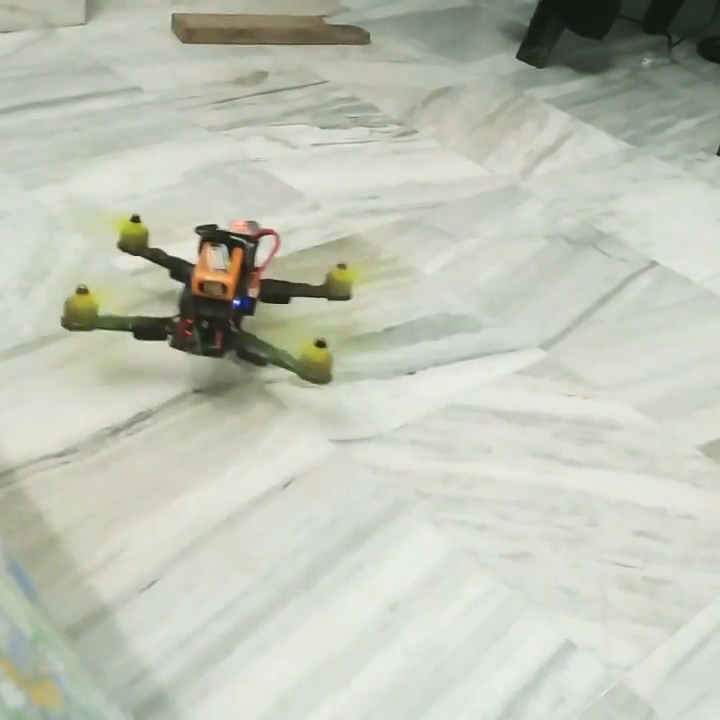
#> input picture frame 30 of drone.mp4, 720 x 720 px
$ python sand.py
#> lines starting #> are read from the running program, lines starting #| are printed output that depends on the picture; after the words box and inside, x2 and y2 are one past the last pixel; in counts of white or black regions, pixels touching at a corner belong together
import cv2
import numpy as np
import os

video_path = 'drone.mp4'
output_dir = 'output'
os.makedirs(output_dir, exist_ok=True)

cap = cv2.VideoCapture(video_path)
start_box = (200, 5, 200, 130)  # (x, y, width, height)

# Read first frame
ret, old_frame = cap.read()
#> old_frame is the input picture: shape (720, 720, 3); mean B, G, R 182, 195.8, 192.3
if not ret:
    raise RuntimeError("Cannot read video")

old_gray = cv2.cvtColor(old_frame, cv2.COLOR_BGR2GRAY)
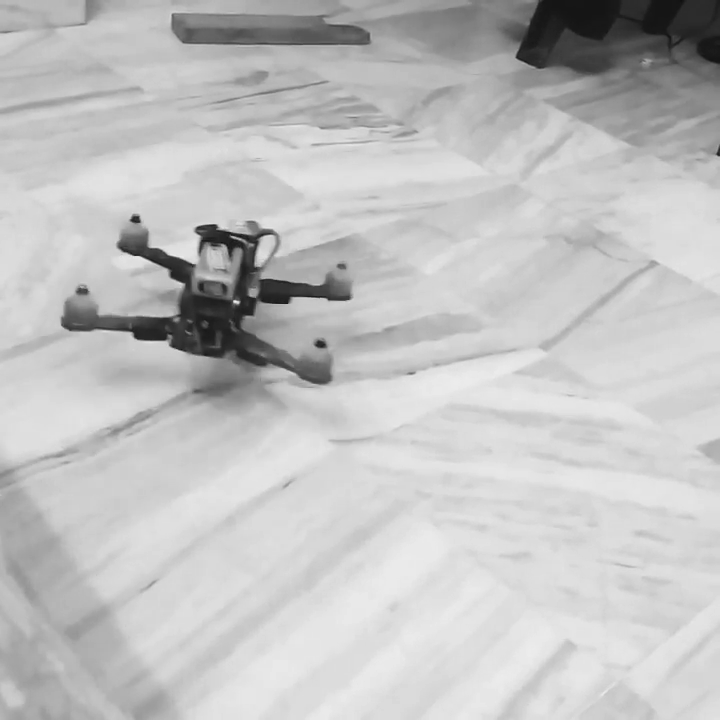
#> old_gray: shape (720, 720); min 15, max 242, mean 193.2

# Detect good features to track inside the start box
x, y, w, h = start_box
mask_roi = np.zeros_like(old_gray)
mask_roi[y:y+h, x:x+w] = 255

feature_params = dict(maxCorners=200, qualityLevel=0.01, minDistance=7, blockSize=7)
p0 = cv2.goodFeaturesToTrack(old_gray, mask=mask_roi, **feature_params)
#> p0 = 87 rows, first 8: [367, 41], [367, 33], [324, 19], [267, 74], [321, 127], [370, 131], [327, 81], [379, 110]

if p0 is None:
    raise RuntimeError("No features found in start box")

# Lucas-Kanade optical flow parameters
lk_params = dict(winSize=(15, 15), maxLevel=2,
                 criteria=(cv2.TERM_CRITERIA_EPS | cv2.TERM_CRITERIA_COUNT, 10, 0.03))

# Save frame 0 with start box
cv2.rectangle(old_frame, (x, y), (x + w, y + h), (0, 255, 0), 2)
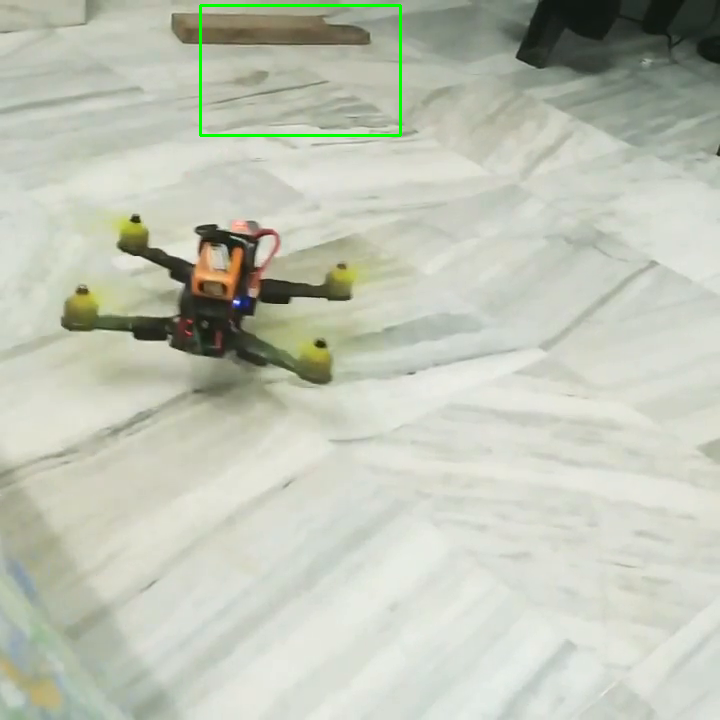
#> old_frame: shape (720, 720, 3); 0.38% of pixels changed, all inside (x1, y1, x2, y2) = (199, 4, 402, 137)
cv2.imwrite(os.path.join(output_dir, "frame_0000.jpg"), old_frame)

frame_idx = 0
while cap.isOpened():
    ret, frame = cap.read()
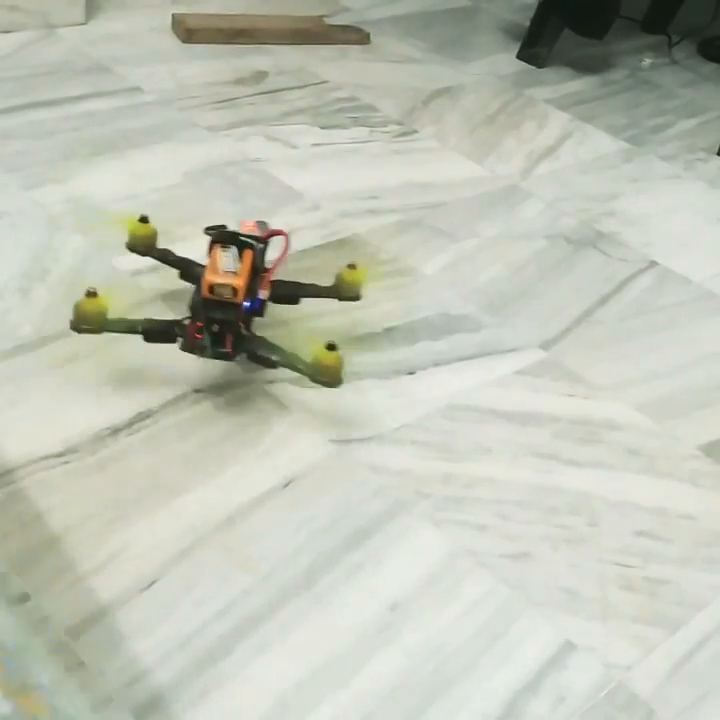
#> input picture frame 31 of drone.mp4, 720 x 720 px
#> frame is the input picture: shape (720, 720, 3); mean B, G, R 181.5, 195.7, 192.1
    if not ret:
        break
    frame_idx += 1
    frame_gray = cv2.cvtColor(frame, cv2.COLOR_BGR2GRAY)
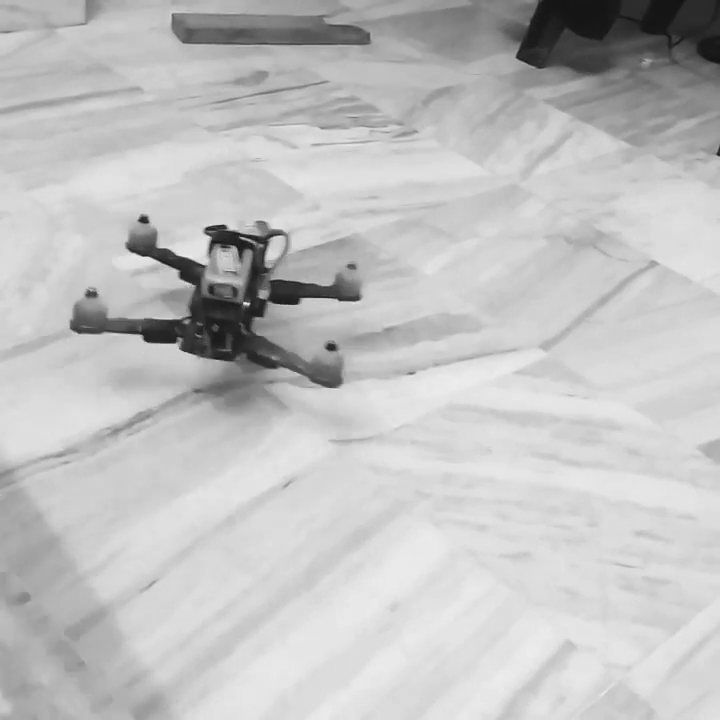
#> frame_gray: shape (720, 720); min 15, max 244, mean 193
    print("Processing frame", frame_idx)

    # Calculate optical flow
    p1, status, err = cv2.calcOpticalFlowPyrLK(old_gray, frame_gray, p0, None, **lk_params)
#> p1 = 87 rows, first 8: [367.1, 40.99], [367.1, 33.24], [324, 19], [267.2, 73.87], [321.2, 127.1], [370.1, 131], [327.1, 81.01], [378.6, 110.1]; status = 87 values from 1 to 1; err = 87 values, max 1.34 at index 1, min 0 at index 2, mean 0.292

    # Keep only good points
    mask = status.flatten() == 1
    good_new = p1[mask].reshape(-1, 2)
#> good_new = 87 pairs, first value 204.9 to 395.1, second value 10 to 134.1
    good_old = p0[mask].reshape(-1, 2)
#> good_old = 87 pairs, first value 205 to 395, second value 10 to 134
    # Compute average position and standard deviation of good_new points
    avg_pos = np.mean(good_new, axis=0)
#> avg_pos = [299.7, 81.45]
    std_pos = np.std(good_new, axis=0)
#> std_pos = [55.11, 37.01]
    # print(f"Average position: {avg_pos}, Standard deviation: {std_pos}")
    # Discard points not within 1 standard deviation of the average
    within_std = np.all(np.abs(good_new - avg_pos) <= std_pos*2, axis=1)
    good_new = good_new[within_std]
    good_old = good_old[within_std]
    print(f"Tracking {len(good_new)} points after filtering")
#| Tracking 87 points after filtering

    if len(good_new) == 0:
        print(f"Lost tracking at frame {frame_idx}")
        break

    # Compute bounding box from tracked points
    bx = int(np.min(good_new[:, 0]))
#> bx = 204
    by = int(np.min(good_new[:, 1]))
#> by = 9
    bx2 = int(np.max(good_new[:, 0]))
#> bx2 = 395
    by2 = int(np.max(good_new[:, 1]))
#> by2 = 134

    # Bounding box is the min/max of the tracked points
    new_x = bx
#> new_x = 204
    new_y = by
#> new_y = 9
    w = bx2 - bx
#> w = 191
    h = by2 - by
#> h = 125

    # Save every 10 frames
    if frame_idx % 10 == 0:
        display = frame.copy()
        for pt in good_new:
            cv2.circle(display, (int(pt[0]), int(pt[1])), 3, (0, 0, 255), -1)
        cv2.rectangle(display, (new_x, new_y), (new_x + w, new_y + h), (0, 255, 0), 2)
        cv2.putText(display, f"Frame {frame_idx}", (10, 30),
                    cv2.FONT_HERSHEY_SIMPLEX, 1, (0, 255, 0), 2)
        filename = os.path.join(output_dir, f"frame_{frame_idx:04d}.jpg")
        cv2.imwrite(filename, display)
        print(f"Saved {filename}")

    # Re-detect features around bounding box edges every 10 frames
    if frame_idx % 10 == 0:
        pad = int(((w+h)/2)*0.5)  # Pad is 20% of average dimension
        print("pad:", pad)
        edge_mask = np.zeros_like(frame_gray)
        # Outer rectangle
        ox1 = max(0, new_x - pad)
        oy1 = max(0, new_y - pad)
        ox2 = min(frame_gray.shape[1], new_x + w + pad)
        oy2 = min(frame_gray.shape[0], new_y + h + pad)
        edge_mask[oy1:oy2, ox1:ox2] = 255
        # Cut out the interior so we only detect on edges
        ix1 = min(ox2, new_x + pad)
        iy1 = min(oy2, new_y + pad)
        ix2 = max(ox1, new_x + w - pad)
        iy2 = max(oy1, new_y + h - pad)
        if ix1 < ix2 and iy1 < iy2:
            edge_mask[iy1:iy2, ix1:ix2] = 0
        new_pts = cv2.goodFeaturesToTrack(frame_gray, mask=edge_mask, **feature_params)
        if new_pts is not None:
            new_pts = new_pts.reshape(-1, 2)
            # Remove duplicates that are too close to existing points
            existing = good_new
            keep = []
            for pt in new_pts:
                dists = np.linalg.norm(existing - pt, axis=1)
                if np.min(dists) > feature_params['minDistance']:
                    keep.append(pt)
            if keep:
                good_new = np.vstack([good_new, np.array(keep)])
                print(f"Added {len(keep)} new points, total: {len(good_new)}")

    # Update for next iteration
    old_gray = frame_gray.copy()
    p0 = good_new.reshape(-1, 1, 2)
#> p0 has the same summary as p1

cap.release()
print("Done")

$ run again, starting later in the video
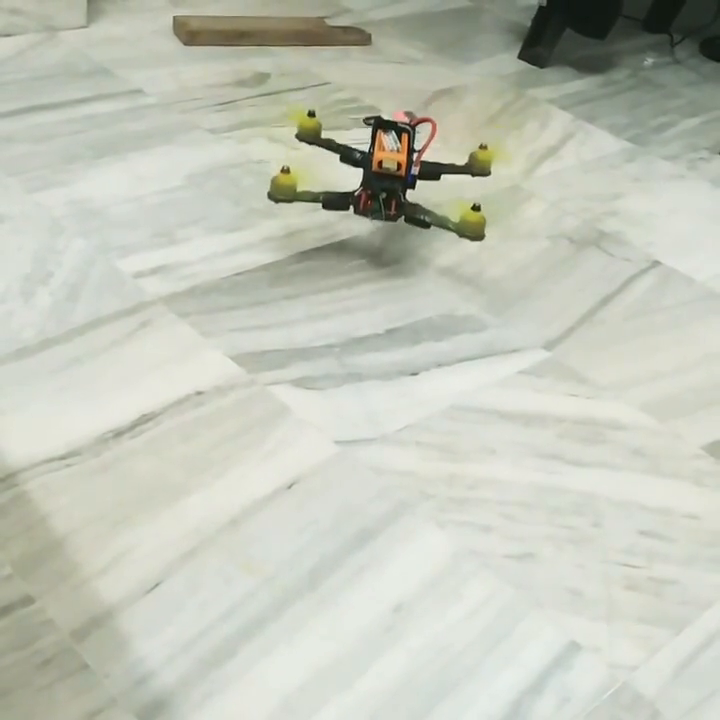
#> input picture frame 138 of drone.mp4, 720 x 720 px
#> old_frame is the input picture: shape (720, 720, 3); mean B, G, R 185, 198.1, 194.6
#> `old_gray = cv2.cvtColor(old_frame, cv2.COLOR_BGR2GRAY)`:
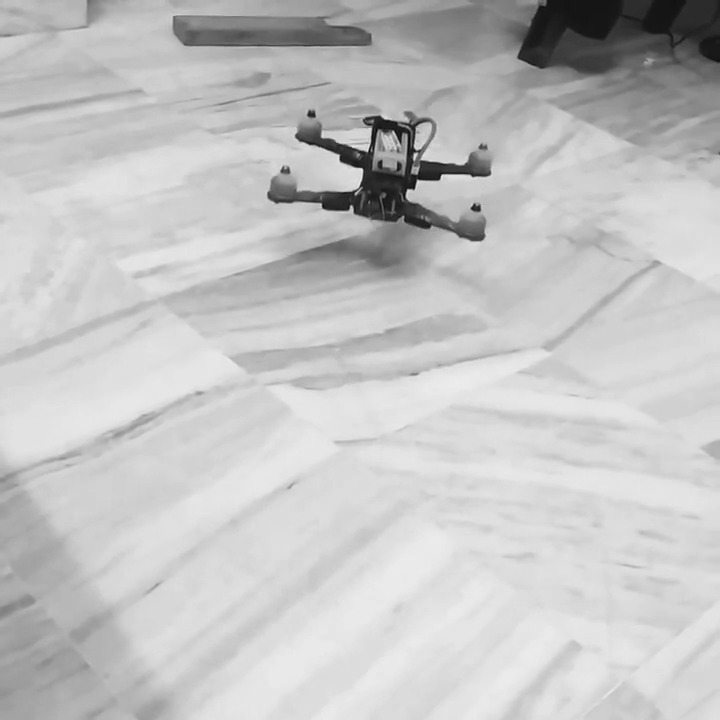
#> old_gray: shape (720, 720); min 7, max 237, mean 195.6
#> `p0 = cv2.goodFeaturesToTrack(old_gray, mask=mask_roi, **feature_params)`: p0 = 18 rows, first 8: [369, 128], [310, 114], [365, 120], [380, 131], [391, 132], [379, 115], [398, 123], [324, 128]
#> old_frame: shape (720, 720, 3); 0.38% of pixels changed, all inside (x1, y1, x2, y2) = (199, 4, 402, 137)
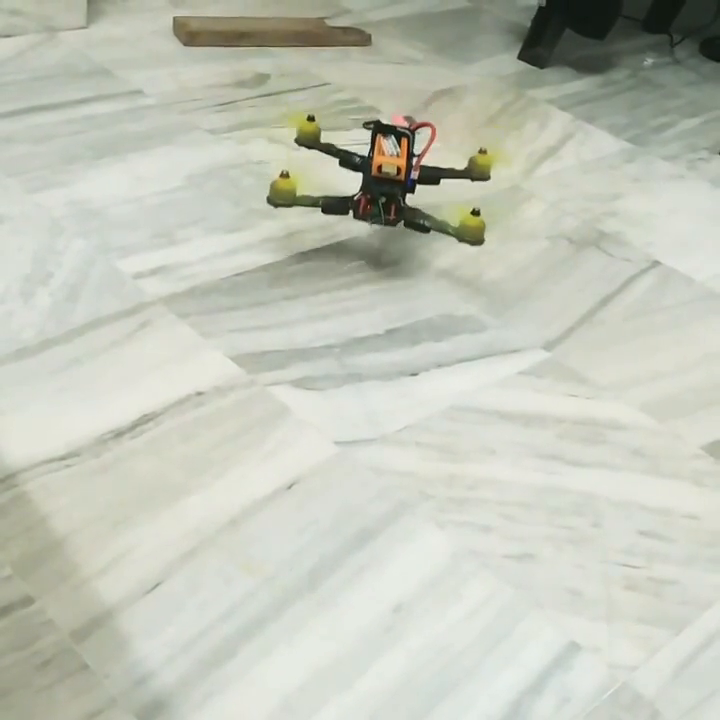
#> input picture frame 139 of drone.mp4, 720 x 720 px
#> frame is the input picture: shape (720, 720, 3); mean B, G, R 184.8, 197.9, 194.4
#> p1 = 18 rows, first 8: [368.5, 131.7], [309.5, 118.4], [364.7, 124.1], [379.5, 135.4], [390.5, 136.5], [378.2, 119.3], [397.2, 127.4], [323.2, 129.5]; status = 18 values from 1 to 1; err = 18 values, max 19.31 at index 2, min 0.53 at index 14, mean 5.1
#> `good_new = p1[mask].reshape(-1, 2)`: good_new has the same summary as p1
#> `good_old = p0[mask].reshape(-1, 2)`: good_old has the same summary as p0
#> avg_pos = [352, 101.6]
#> std_pos = [36.81, 40.54]
#> `good_new = good_new[within_std]`: good_new = 16 rows, first 8: [368.5, 131.7], [309.5, 118.4], [364.7, 124.1], [379.5, 135.4], [390.5, 136.5], [378.2, 119.3], [397.2, 127.4], [323.2, 129.5]
#> `good_old = good_old[within_std]`: good_old = 16 rows, first 8: [369, 128], [310, 114], [365, 120], [380, 131], [391, 132], [379, 115], [398, 123], [324, 128]
#| Tracking 16 points after filtering
#> bx = 297
#> by = 30
#> bx2 = 398
#> by2 = 136
#> new_x = 297
#> new_y = 30
#> w = 101
#> h = 106
#> `p0 = good_new.reshape(-1, 1, 2)`: p0 has the same summary as good_new

$ run again, starting later in the video
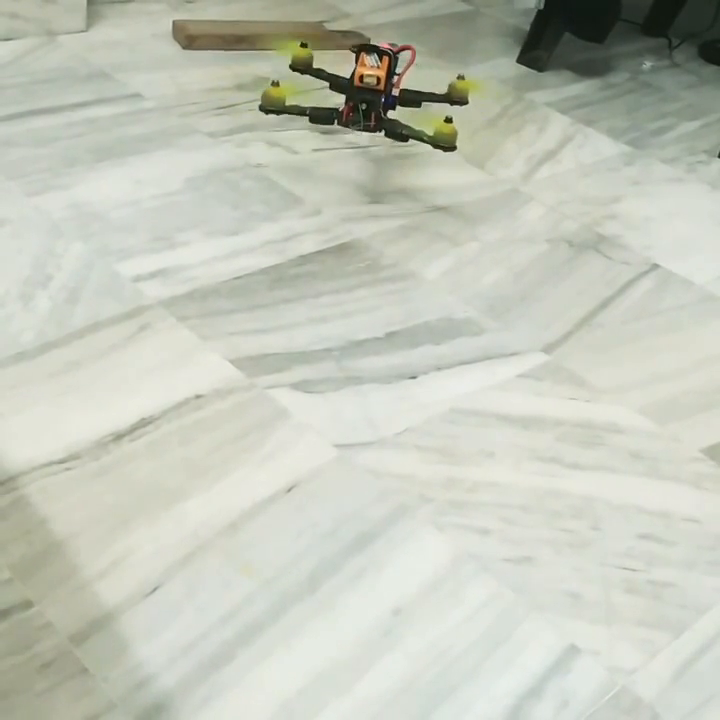
#> input picture frame 245 of drone.mp4, 720 x 720 px
#> old_frame is the input picture: shape (720, 720, 3); mean B, G, R 186.5, 199.6, 195.7
#> `old_gray = cv2.cvtColor(old_frame, cv2.COLOR_BGR2GRAY)`:
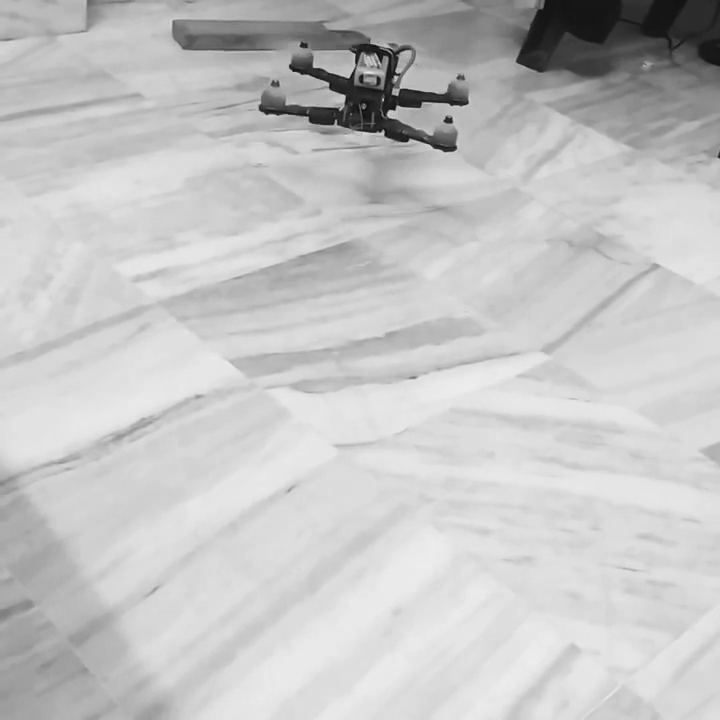
#> old_gray: shape (720, 720); min 5, max 237, mean 196.9
#> `p0 = cv2.goodFeaturesToTrack(old_gray, mask=mask_roi, **feature_params)`: p0 = 66 rows, first 8: [381, 132], [395, 92], [398, 107], [396, 72], [343, 96], [389, 112], [315, 65], [334, 122]
#> old_frame: shape (720, 720, 3); 0.38% of pixels changed, all inside (x1, y1, x2, y2) = (199, 4, 402, 137)
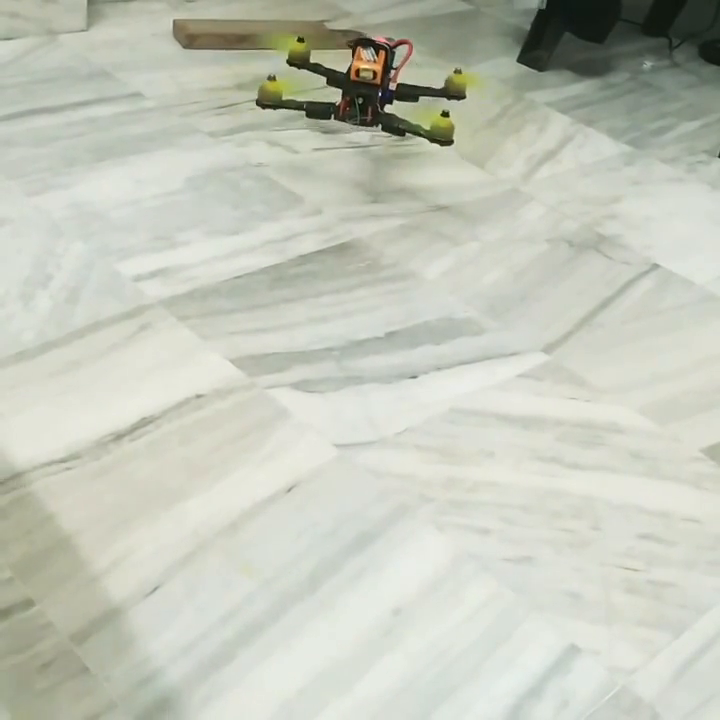
#> input picture frame 246 of drone.mp4, 720 x 720 px
#> frame is the input picture: shape (720, 720, 3); mean B, G, R 186.3, 199.4, 195.8
#> p1 = 66 rows, first 8: [377.8, 126.4], [392, 86.35], [394.9, 101.3], [393, 66.16], [339.6, 90.55], [386, 106.3], [312.1, 59.7], [330.8, 116.7]; status = 66 values from 1 to 1; err = 66 values, max 21.35 at index 64, min 2.06 at index 47, mean 6.66
#> `good_new = p1[mask].reshape(-1, 2)`: good_new = 66 pairs, first value 252.7 to 396, second value 24.33 to 127
#> `good_old = p0[mask].reshape(-1, 2)`: good_old = 66 pairs, first value 257 to 399, second value 25 to 132
#> avg_pos = [337.9, 82.59]
#> std_pos = [41.17, 26.85]
#> `good_new = good_new[within_std]`: good_new = 63 pairs, first value 256.6 to 396, second value 34.8 to 127
#> `good_old = good_old[within_std]`: good_old = 63 pairs, first value 260 to 399, second value 41 to 132
#| Tracking 63 points after filtering
#> bx = 256
#> by = 34
#> bx2 = 395
#> by2 = 126
#> new_x = 256
#> new_y = 34
#> w = 139
#> h = 92
#> `p0 = good_new.reshape(-1, 1, 2)`: p0 = 63 rows, first 8: [377.8, 126.4], [392, 86.35], [394.9, 101.3], [393, 66.16], [339.6, 90.55], [386, 106.3], [312.1, 59.7], [330.8, 116.7]
